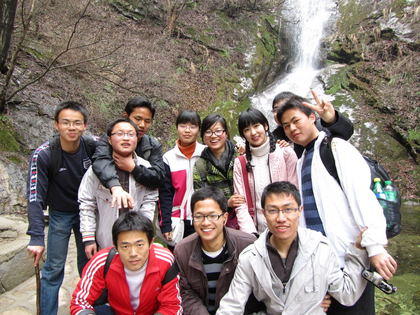
%> input picture 图像处理/test5.bmp, 420 x 315 px, shrunk from 800 x 600 before the run
$ octave image_43_3.m   (GNU Octave 9; MATLAB toolbox functions it lacks are replaced by stand-ins)
%> lines starting %> are read from the running program, lines starting %| are printed output that depends on the picture; in (x1, y1, x2, y2) boxes, pixels count from 0 and x2, y2 are one past the last pixel; in counts of white or black regions, pixels touching at a corner belong together; the program's own positions count from 1
clear;
clc;
load('freq_3.mat');
test = imread('test5.bmp');
%> test is the input picture: size 315x420x3 uint8; mean R, G, B 138.3, 123.4, 117
[H,W,D] = size(test);
%> H = 315; W = 420; D = 3
test = imadjust(test,[0.2 0.3 0;0.8 0.6 1],[]);
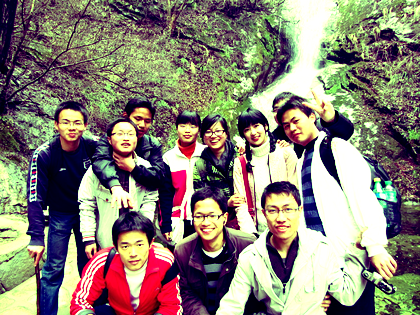
%> test: size 315x420x3 uint8; mean R, G, B 137.4, 129, 117
v = 0.67;
L = 3;
len = 2^(3*L);
u_r = zeros(1,len);
freq = zeros(1,len);
R = zeros(1,len);
G = zeros(1,len);
B = zeros(1,len);
for i = 1:len
    bin = abs(dec2bin(i-1,3*L)-48);
    R(i) = bin2dec(num2str(bin(1:L)));
    G(i) = bin2dec(num2str(bin(L+1:L*2)));
    B(i) = bin2dec(num2str(bin(2*L+1:L*3)));
end

A = 40;
C = 40;

for i = 1:floor(H/A)
    for j = 1:floor(W/C)
        face = test((i-1)*A+1:i*A,(j-1)*C+1:j*C,1:3);
        pre_face = face;
        face = floor(double(face)./(256/2^L));
        [H1,W1,D1] = size(face);
        for z = 1:len
            freq(z) = sum(sum(face(:,:,1)==R(z) & face(:,:,2)==G(z) & face(:,:,3)==B(z)));
        end
        freq = freq./H1./W1;
        %d = 1 - sum(sqrt(u_r_3(:).*freq(:)));
        d = 0;
        for h = 1:length(u_r_3)
            d = d + sqrt(u_r_3(h)*freq(h));
        end
        d = 1 - d;

        if d <= v

            face = pre_face;
            face(1,:,1) = 255;
            face(:,1,1) = 255;
            face(H1,:,1) = 255;
            face(:,H1,1) = 255;
            face(1,:,2) = 0;
            face(:,1,2) = 0;
            face(H1,:,2) = 0;
            face(:,H1,2) = 0;
            face(1,:,3) = 0;
            face(:,1,3) = 0;
            face(H1,:,3) = 0;
            face(:,H1,3) = 0;


            test((i-1)*A+1:i*A,(j-1)*C+1:j*C,1:3) = face;
        end

    end
end
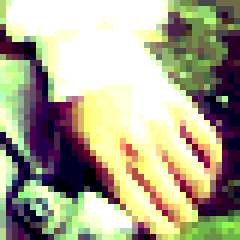
%> face: size 40x40x3 double (shown 6 times larger); mean R, G, B 4.71, 4.6, 3.92; drawn with min black and max white
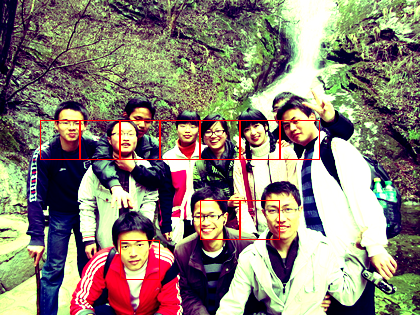
%> test: size 315x420x3 uint8; 1.18% of pixels changed, all inside (x1, y1, x2, y2) = (40, 120, 320, 280)
%> after the loop, freq = 512 values, max 0.21 at index 512, min 0 at index 4, mean 0.00195
imshow(test);
